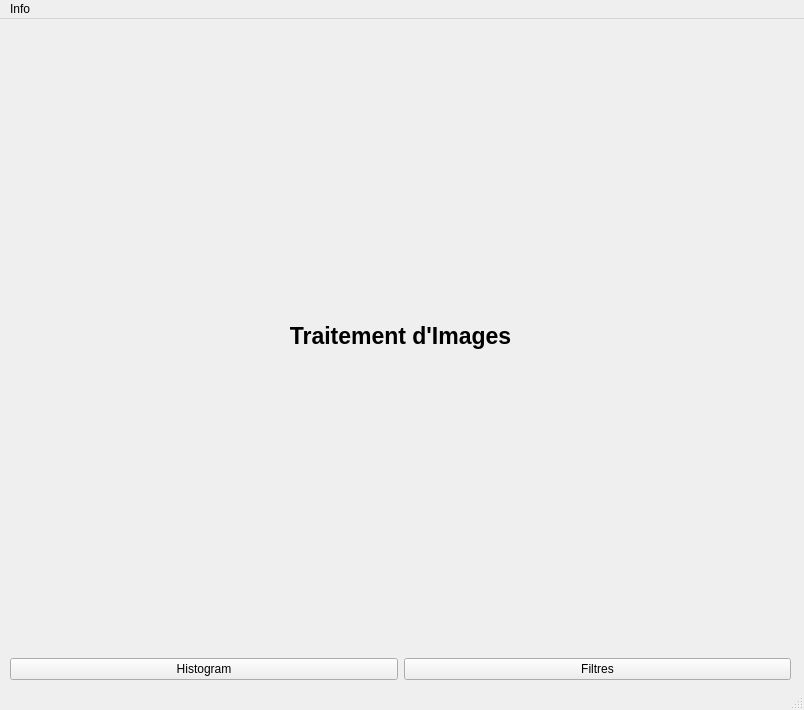
<?xml version="1.0" encoding="UTF-8"?>
<ui version="4.0">
 <class>MainWindow</class>
 <widget class="QMainWindow" name="MainWindow">
  <property name="windowModality">
   <enum>Qt::NonModal</enum>
  </property>
  <property name="enabled">
   <bool>true</bool>
  </property>
  <property name="geometry">
   <rect>
    <x>0</x>
    <y>0</y>
    <width>804</width>
    <height>710</height>
   </rect>
  </property>
  <property name="sizePolicy">
   <sizepolicy hsizetype="Fixed" vsizetype="Fixed">
    <horstretch>0</horstretch>
    <verstretch>0</verstretch>
   </sizepolicy>
  </property>
  <property name="minimumSize">
   <size>
    <width>804</width>
    <height>710</height>
   </size>
  </property>
  <property name="maximumSize">
   <size>
    <width>804</width>
    <height>710</height>
   </size>
  </property>
  <property name="windowTitle">
   <string>Image Processing</string>
  </property>
  <property name="autoFillBackground">
   <bool>false</bool>
  </property>
  <widget class="QWidget" name="centralwidget">
   <widget class="QWidget" name="verticalLayoutWidget">
    <property name="geometry">
     <rect>
      <x>10</x>
      <y>0</y>
      <width>781</width>
      <height>661</height>
     </rect>
    </property>
    <layout class="QVBoxLayout" name="verticalLayout">
     <item>
      <widget class="QLabel" name="label">
       <property name="font">
        <font>
         <pointsize>17</pointsize>
         <weight>75</weight>
         <bold>true</bold>
         <underline>false</underline>
         <strikeout>false</strikeout>
        </font>
       </property>
       <property name="autoFillBackground">
        <bool>false</bool>
       </property>
       <property name="text">
        <string>Traitement d'Images</string>
       </property>
       <property name="alignment">
        <set>Qt::AlignCenter</set>
       </property>
      </widget>
     </item>
     <item>
      <layout class="QGridLayout" name="gridLayout">
       <item row="1" column="0">
        <widget class="QPushButton" name="histBtn">
         <property name="text">
          <string>Histogram</string>
         </property>
        </widget>
       </item>
       <item row="1" column="1">
        <widget class="QPushButton" name="filtBtn">
         <property name="text">
          <string>Filtres</string>
         </property>
        </widget>
       </item>
      </layout>
     </item>
    </layout>
   </widget>
  </widget>
  <widget class="QStatusBar" name="statusbar"/>
  <widget class="QMenuBar" name="menubar">
   <property name="geometry">
    <rect>
     <x>0</x>
     <y>0</y>
     <width>804</width>
     <height>22</height>
    </rect>
   </property>
   <widget class="QMenu" name="menuInfo">
    <property name="title">
     <string>Info</string>
    </property>
    <addaction name="actionDetails"/>
   </widget>
   <addaction name="menuInfo"/>
  </widget>
  <action name="actionDetails">
   <property name="checkable">
    <bool>false</bool>
   </property>
   <property name="text">
    <string>Details</string>
   </property>
   <property name="shortcut">
    <string>Ctrl+I</string>
   </property>
  </action>
 </widget>
 <resources/>
 <connections/>
</ui>
